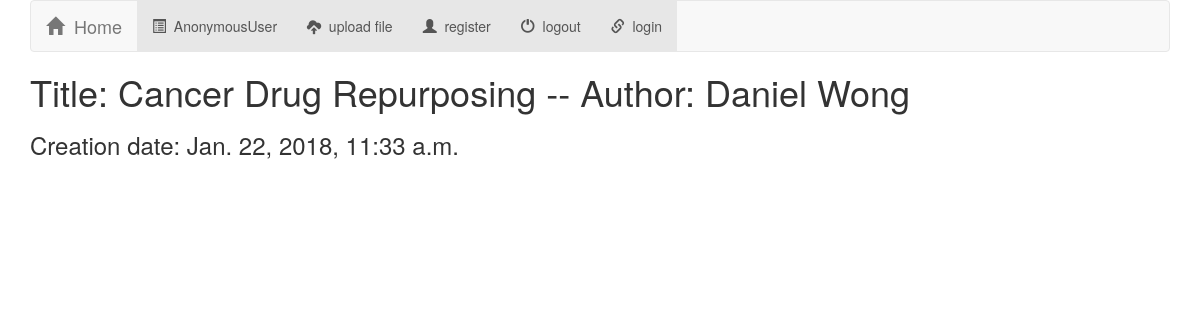
The page /clinicaltrials/2/ on the database its author committed.
### clinicaltrials/models.py (models this page shows)
class clinicaltrial(models.Model):
	author = models.CharField(max_length = 300)
	title = models.CharField(max_length = 300)
	creationDate = models.DateTimeField(auto_now_add=True)
	def __str__(self):
		return "Title: " + self.title + " -- Author: " + self.author

### clinicaltrials/views.py (the view)
# urls.py: url(r'^(?P<clinicaltrial_id>[0-9]+)/$', views.detail, name = "detail"),
def detail(request, clinicaltrial_id):
    try:
        trial = clinicaltrial.objects.get(pk = clinicaltrial_id)
        allFiles = trial.file_set.all()
    except:
        raise Http404("trial does not exist")
    return render(request, 'clinicaltrials/detail.html', {'trial': trial, 'allFiles': allFiles})

### clinicaltrials/templates/clinicaltrials/detail.html (shortened to what this page needs)
{% extends 'clinicaltrials/base.html' %}
{% block body %}
<h1> {{trial}} </h1>
<h3> Creation date: {{trial.creationDate}}</h3>
<br> <br>
{% endblock %}

### clinicaltrials/static/clinicaltrials/style.css (style rules this page uses)
body { margin-left:30px; margin-right:30px; }

### rows shown on the page
clinicaltrial: title+author "Title: Cancer Drug Repurposing -- Author: Daniel Wong", creationDate "Jan. 22, 2018, 11:33 a.m."

### other values the page prints
{{ user }} "AnonymousUser"
